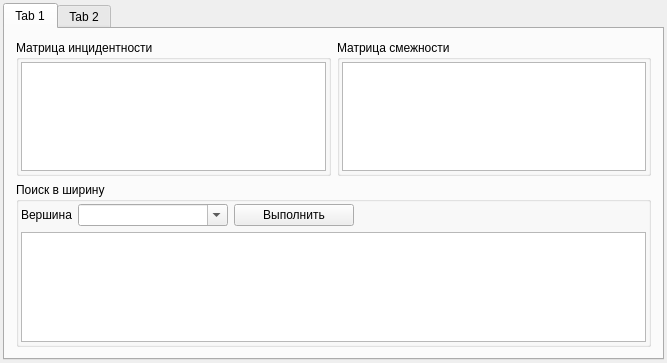
<?xml version="1.0" encoding="UTF-8"?>
<ui version="4.0">
 <class>Widget</class>
 <widget class="QWidget" name="Widget">
  <property name="geometry">
   <rect>
    <x>0</x>
    <y>0</y>
    <width>667</width>
    <height>363</height>
   </rect>
  </property>
  <property name="windowTitle">
   <string>Widget</string>
  </property>
  <layout class="QGridLayout" name="gridLayout">
   <property name="leftMargin">
    <number>3</number>
   </property>
   <property name="topMargin">
    <number>3</number>
   </property>
   <property name="rightMargin">
    <number>3</number>
   </property>
   <property name="bottomMargin">
    <number>3</number>
   </property>
   <item row="0" column="0">
    <widget class="QTabWidget" name="tabWidget">
     <property name="currentIndex">
      <number>0</number>
     </property>
     <widget class="QWidget" name="data">
      <attribute name="title">
       <string>Tab 1</string>
      </attribute>
      <layout class="QGridLayout" name="gridLayout_6">
       <item row="0" column="0">
        <widget class="QGroupBox" name="groupBoxIncidence">
         <property name="title">
          <string>Матрица инцидентности</string>
         </property>
         <layout class="QGridLayout" name="gridLayout_3">
          <property name="leftMargin">
           <number>2</number>
          </property>
          <property name="topMargin">
           <number>2</number>
          </property>
          <property name="rightMargin">
           <number>2</number>
          </property>
          <property name="bottomMargin">
           <number>2</number>
          </property>
          <item row="0" column="0">
           <widget class="QTableWidget" name="tableIncidence">
            <property name="alternatingRowColors">
             <bool>true</bool>
            </property>
            <property name="selectionMode">
             <enum>QAbstractItemView::ExtendedSelection</enum>
            </property>
            <property name="textElideMode">
             <enum>Qt::ElideMiddle</enum>
            </property>
            <property name="gridStyle">
             <enum>Qt::SolidLine</enum>
            </property>
            <attribute name="horizontalHeaderCascadingSectionResizes">
             <bool>true</bool>
            </attribute>
            <attribute name="horizontalHeaderDefaultSectionSize">
             <number>30</number>
            </attribute>
            <attribute name="horizontalHeaderMinimumSectionSize">
             <number>30</number>
            </attribute>
            <attribute name="horizontalHeaderStretchLastSection">
             <bool>false</bool>
            </attribute>
            <attribute name="verticalHeaderDefaultSectionSize">
             <number>30</number>
            </attribute>
            <attribute name="verticalHeaderMinimumSectionSize">
             <number>30</number>
            </attribute>
           </widget>
          </item>
         </layout>
        </widget>
       </item>
       <item row="0" column="1">
        <widget class="QGroupBox" name="groupBoxAdjancency">
         <property name="title">
          <string>Матрица смежности</string>
         </property>
         <layout class="QGridLayout" name="gridLayout_4">
          <property name="leftMargin">
           <number>2</number>
          </property>
          <property name="topMargin">
           <number>2</number>
          </property>
          <property name="rightMargin">
           <number>2</number>
          </property>
          <property name="bottomMargin">
           <number>2</number>
          </property>
          <item row="0" column="0">
           <widget class="QTableWidget" name="tableAdjacency">
            <property name="textElideMode">
             <enum>Qt::ElideMiddle</enum>
            </property>
            <attribute name="horizontalHeaderDefaultSectionSize">
             <number>30</number>
            </attribute>
            <attribute name="horizontalHeaderMinimumSectionSize">
             <number>30</number>
            </attribute>
            <attribute name="verticalHeaderMinimumSectionSize">
             <number>30</number>
            </attribute>
           </widget>
          </item>
         </layout>
        </widget>
       </item>
       <item row="1" column="0" colspan="2">
        <widget class="QGroupBox" name="groupBox_3">
         <property name="title">
          <string>Поиск в ширину</string>
         </property>
         <property name="flat">
          <bool>true</bool>
         </property>
         <layout class="QGridLayout" name="gridLayout_5">
          <property name="leftMargin">
           <number>2</number>
          </property>
          <property name="topMargin">
           <number>2</number>
          </property>
          <property name="rightMargin">
           <number>2</number>
          </property>
          <property name="bottomMargin">
           <number>2</number>
          </property>
          <item row="3" column="1" colspan="2">
           <widget class="QListWidget" name="listWidgetPath">
            <property name="viewMode">
             <enum>QListView::ListMode</enum>
            </property>
            <property name="modelColumn">
             <number>0</number>
            </property>
           </widget>
          </item>
          <item row="2" column="1" colspan="2">
           <layout class="QHBoxLayout" name="horizontalLayout">
            <item>
             <widget class="QLabel" name="labelVertex">
              <property name="text">
               <string>Вершина</string>
              </property>
             </widget>
            </item>
            <item>
             <widget class="QComboBox" name="comboBoxVertex">
              <property name="minimumSize">
               <size>
                <width>150</width>
                <height>0</height>
               </size>
              </property>
              <property name="maximumSize">
               <size>
                <width>150</width>
                <height>16777215</height>
               </size>
              </property>
              <property name="editable">
               <bool>true</bool>
              </property>
             </widget>
            </item>
            <item>
             <widget class="QPushButton" name="pushButtonExecute">
              <property name="minimumSize">
               <size>
                <width>120</width>
                <height>0</height>
               </size>
              </property>
              <property name="maximumSize">
               <size>
                <width>120</width>
                <height>16777215</height>
               </size>
              </property>
              <property name="text">
               <string>Выполнить</string>
              </property>
             </widget>
            </item>
            <item>
             <spacer name="horizontalSpacer">
              <property name="orientation">
               <enum>Qt::Horizontal</enum>
              </property>
              <property name="sizeHint" stdset="0">
               <size>
                <width>40</width>
                <height>20</height>
               </size>
              </property>
             </spacer>
            </item>
           </layout>
          </item>
         </layout>
        </widget>
       </item>
      </layout>
     </widget>
     <widget class="QWidget" name="graph">
      <attribute name="title">
       <string>Tab 2</string>
      </attribute>
      <layout class="QGridLayout" name="gridLayout_2">
       <property name="sizeConstraint">
        <enum>QLayout::SetDefaultConstraint</enum>
       </property>
       <property name="leftMargin">
        <number>0</number>
       </property>
       <property name="topMargin">
        <number>0</number>
       </property>
       <property name="rightMargin">
        <number>0</number>
       </property>
       <property name="bottomMargin">
        <number>0</number>
       </property>
      </layout>
     </widget>
    </widget>
   </item>
  </layout>
 </widget>
 <layoutdefault spacing="6" margin="11"/>
 <resources/>
 <connections/>
</ui>
